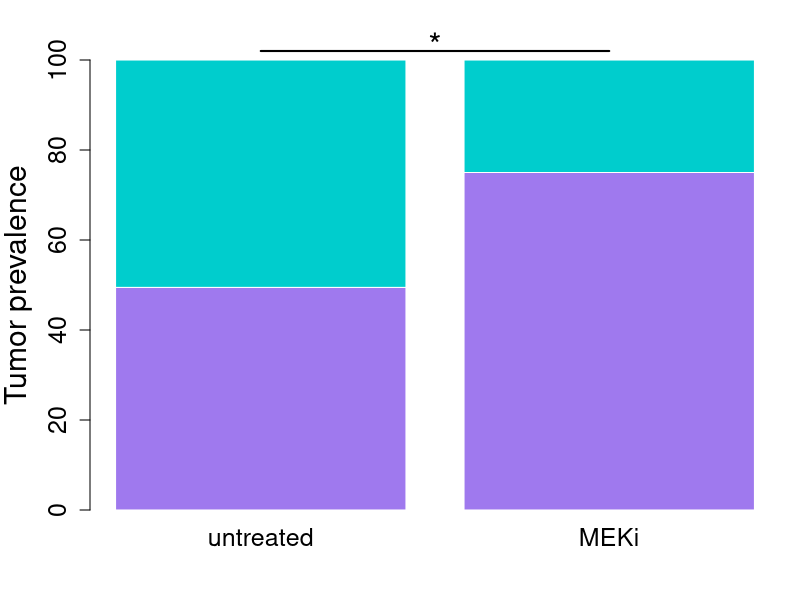

R code for this plot:
data <- read.table("../data/GEMM_KRASmut_subtypes.tsv", sep="\t", header=TRUE, check.names=FALSE)
data <- data[!data$Subtype %in% "unclassified", ]
data$Subtype <- factor(as.character(data$Subtype), levels=c("PRO", "MUC"))
prev.control <- table(data$Subtype)

data <- read.table("../data/GEMM_MEKi_subtypes.tsv", sep="\t", header=TRUE, check.names=FALSE)
data <- data[!data$Subtype %in% "unclassified", ]
data$Subtype <- factor(as.character(data$Subtype), levels=c("PRO", "MUC"))
prev.MEKi <- table(data$Subtype)

t <- rbind(prev.control, prev.MEKi)
rownames(t) <- c("untreated", "MEKi")
prev <- t(prop.table(t, 1)*100)
fisher.test(t, alternative="less")

pdf("../figures/Fig4_GEMM_MEKi_SubtypePrevalence.pdf", width=4, height=6.5)
par(mar=c(4.5, 4.5, 3, 1), xpd=TRUE)
bp <- barplot(prev, xlab="", ylab="Tumor prevalence", col=c("mediumpurple2", "cyan3"), 
			cex.axis=1.5, cex.lab=1.8, cex.names=1.5, ylim=c(0,100), border=FALSE)
lines(x=c(bp[1], bp[2]), y=rep(102,2), lwd=2)
text(x=(bp[1]+bp[2])/2, y=105, labels="*", cex=2)
dev.off()
